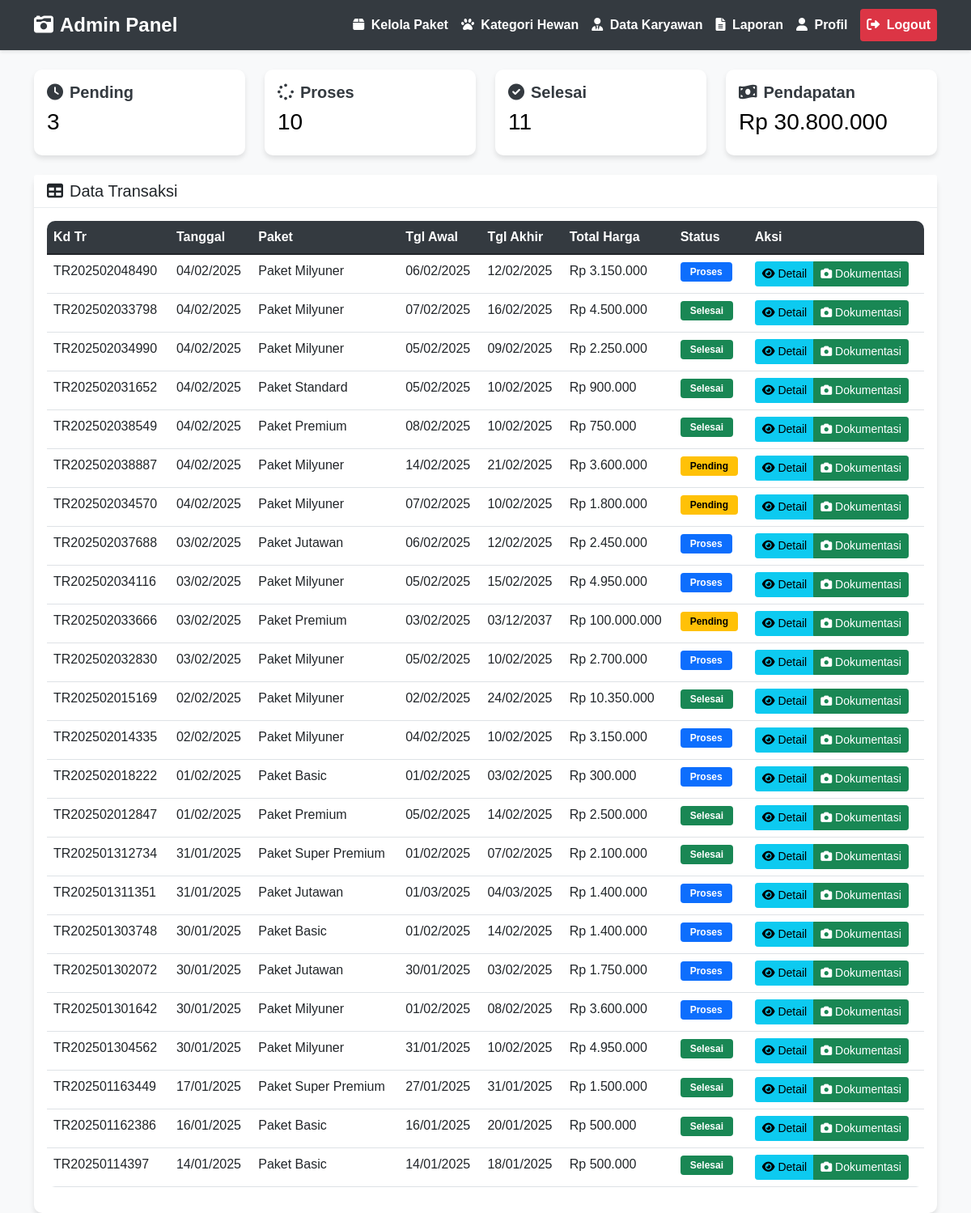
Screenshot of /admin/dashboard.php (signed in) with the database file from the repository.
### tables this page shows
CREATE TABLE `transaksi` (
  `kd_tr` varchar(20) NOT NULL,
  `id_admin` int DEFAULT NULL,
  `id_paket` varchar(10) DEFAULT NULL,
  `id_kategori` int DEFAULT NULL,
  `tgl_transaksi` date NOT NULL,
  `tgl_awal` date NOT NULL,
  `tgl_akhir` date NOT NULL,
  `total_harga` decimal(10,2) NOT NULL,
  `status` enum('pending','proses','selesai','diambil') DEFAULT 'pending',
  `created_at` timestamp NOT NULL DEFAULT CURRENT_TIMESTAMP,
  `id_user` int DEFAULT NULL,
  `id_karyawan` int DEFAULT NULL
);

CREATE TABLE `paket` (
  `id_paket` varchar(10) NOT NULL,
  `nama_paket` varchar(100) NOT NULL,
  `harga` decimal(10,2) NOT NULL,
  `deskripsi` text,
  `created_at` timestamp NOT NULL DEFAULT CURRENT_TIMESTAMP
);

### admin/dashboard.php (the view, shortened to what this page needs)
<?php
require_once '../includes/config.php';
$query = "SELECT t.*, p.nama_paket
          FROM transaksi t
          JOIN paket p ON t.id_paket = p.id_paket
          ORDER BY t.created_at DESC";
$result = mysqli_query($conn, $query);
$query_pendapatan = "SELECT SUM(total_harga) as total FROM transaksi WHERE status = 'selesai'";
$pendapatan = mysqli_fetch_assoc(mysqli_query($conn, $query_pendapatan))['total'] ?? 0;
$query_pending = "SELECT COUNT(*) as total FROM transaksi WHERE status = 'pending'";
$query_proses = "SELECT COUNT(*) as total FROM transaksi WHERE status = 'proses'";
$query_selesai = "SELECT COUNT(*) as total FROM transaksi WHERE status = 'selesai'";
$total_pending = mysqli_fetch_assoc(mysqli_query($conn, $query_pending))['total'];
$total_proses = mysqli_fetch_assoc(mysqli_query($conn, $query_proses))['total'];
$total_selesai = mysqli_fetch_assoc(mysqli_query($conn, $query_selesai))['total'];
?>
<!DOCTYPE html>
<html lang="id">
<head>
    <link href="https://cdn.jsdelivr.net/npm/bootstrap@5.1.3/dist/css/bootstrap.min.css" rel="stylesheet">
    <link rel="stylesheet" href="https://cdnjs.cloudflare.com/ajax/libs/font-awesome/6.0.0/css/all.min.css">
    <link rel="stylesheet" href="../assets/css/admin-style.css">
</head>
<body>
    <nav class="navbar navbar-expand-lg navbar-dark">
        <div class="container">
            <a class="navbar-brand" href="#">
                <i class="fas fa-camera-retro me-2"></i>Admin Panel
            </a>
            <div class="collapse navbar-collapse" id="navbarNav">
                <ul class="navbar-nav ms-auto">
                    <li class="nav-item">
                        <a class="nav-link" href="paket.php">
                            <i class="fas fa-box me-1"></i> Kelola Paket
                        </a>
                    </li>
                    <li class="nav-item">
    <a class="nav-link" href="kategori.php">
        <i class="fas fa-paw me-1"></i> Kategori Hewan
    </a>
</li>
                    <li class="nav-item">
                        <a class="nav-link" href="karyawan.php">
                            <i class="fas fa-user-tie me-1"></i> Data Karyawan
                        </a>
                    </li>
                    <li class="nav-item">
                        <a class="nav-link" href="laporan.php">
                            <i class="fas fa-file-alt me-1"></i> Laporan
                        </a>
                    </li>
                    <li class="nav-item">
                        <a class="nav-link" href="profil.php">
                            <i class="fas fa-user me-1"></i> Profil
                        </a>
                    </li>
                    <li class="nav-item">
                        <a class="nav-link btn btn-danger ms-2" href="logout.php">
                            <i class="fas fa-sign-out-alt me-1"></i> Logout
                        </a>
                    </li>
                </ul>
            </div>
        </div>
    </nav>
    <div class="container mt-4">
        <div class="row mb-4">
            <div class="col-md-3">
                <div class="card stat-card bg-gradient-warning text-black">
                    <div class="card-body">
                        <h5 class="card-title"><i class="fas fa-clock me-2"></i>Pending</h5>
                        <h3><?php echo $total_pending; ?></h3>
                    </div>
                </div>
            </div>
            <div class="col-md-3">
                <div class="card stat-card bg-gradient-primary text-black">
                    <div class="card-body">
                        <h5 class="card-title"><i class="fas fa-spinner me-2"></i>Proses</h5>
                        <h3><?php echo $total_proses; ?></h3>
                    </div>
                </div>
            </div>
            <div class="col-md-3">
                <div class="card stat-card bg-gradient-success text-black">
                    <div class="card-body">
                        <h5 class="card-title"><i class="fas fa-check-circle me-2"></i>Selesai</h5>
                        <h3><?php echo $total_selesai; ?></h3>
                    </div>
                </div>
            </div>
            <div class="col-md-3">
                <div class="card stat-card bg-gradient-info text-black">
                    <div class="card-body">
                        <h5 class="card-title"><i class="fas fa-money-bill-wave me-2"></i>Pendapatan</h5>
                        <h3>Rp <?php echo number_format($pendapatan, 0, ',', '.'); ?></h3>
                    </div>
                </div>
            </div>
        </div>
        <div class="card table-container">
            <div class="card-header bg-white d-flex justify-content-between align-items-center">
                <h5 class="mb-0"><i class="fas fa-table me-2"></i>Data Transaksi</h5>
            </div>
            <div class="card-body">
                <div class="table-responsive">
                    <table class="table table-hover">
                        <thead>
                            <tr>
                                <th>Kd Tr</th>
                                <th>Tanggal</th>
                                <th>Paket</th>
                                <th>Tgl Awal</th>
                                <th>Tgl Akhir</th>
                                <th>Total Harga</th>
                                <th>Status</th>
                                <th>Aksi</th>
                            </tr>
                        </thead>
                        <tbody>
                            <?php while ($row = mysqli_fetch_assoc($result)): ?>
                                <tr>
                                    <td><?php echo $row['kd_tr']; ?></td>
                                    <td><?php echo date('d/m/Y', strtotime($row['tgl_transaksi'])); ?></td>
                                    <td><?php echo $row['nama_paket']; ?></td>
                                    <td><?php echo date('d/m/Y', strtotime($row['tgl_awal'])); ?></td>
                                    <td><?php echo date('d/m/Y', strtotime($row['tgl_akhir'])); ?></td>
                                    <td>Rp <?php echo number_format($row['total_harga'], 0, ',', '.'); ?></td>
                                    <td>
                                        <span class="badge bg-<?php
                                                                echo $row['status'] == 'pending' ? 'warning' : ($row['status'] == 'proses' ? 'primary' : 'success');
                                                                ?>">
                                            <?php echo ucfirst($row['status']); ?>
                                        </span>
                                    </td>
                                    <td>
                                        <div class="btn-group">
                                            <a href="detail_transaksi.php?kd=<?php echo $row['kd_tr']; ?>"
                                                class="btn btn-info btn-sm">
                                                <i class="fas fa-eye"></i> Detail
                                            </a>
                                            <a href="dokumentasi.php?kd=<?php echo $row['kd_tr']; ?>"
                                                class="btn btn-success btn-sm">
                                                <i class="fas fa-camera"></i> Dokumentasi
                                            </a>
                                        </div>
                                    </td>
                                </tr>
                            <?php endwhile; ?>
                        </tbody>
                    </table>
                </div>
            </div>
        </div>
    </div>
</body>
</html>

### assets/css/admin-style.css (style rules this page uses)
body { background-color: #f8f9fa; font-family: 'Nunito', sans-serif; }
.navbar { background-color: #343a40; box-shadow: 0 2px 4px rgba(0, 0, 0, 0.1); }
.navbar-brand { font-weight: 700; font-size: 1.5rem; }
.navbar-brand i { margin-right: 10px; }
.nav-link { font-weight: 600; color: #fff !important; }
.card { border: none; border-radius: 10px; box-shadow: 0 4px 6px rgba(0, 0, 0, 0.1); transition: transform 0.3s ease; }
.card-header { background-color: #fff; border-bottom: 1px solid #e9ecef; font-weight: 700; }
.card-title { font-weight: 700; color: #343a40; }
.table { border-radius: 10px; overflow: hidden; }
.table thead { background-color: #343a40; color: #fff; }
.table th { font-weight: 700; }
.btn-danger { background-color: #dc3545; border: none; font-weight: 600; }
.badge { font-weight: 600; padding: 0.5em 1em; }
.badge.bg-warning { color: #000; }

### rows the page displays
transaksi: kd_tr "TR202502048490", tgl_transaksi "04/02/2025", id_paket.nama_paket "Paket Milyuner", tgl_awal "06/02/2025", tgl_akhir "12/02/2025", total_harga "3.150.000", status "Proses"
transaksi: kd_tr "TR202502033798", tgl_transaksi "04/02/2025", id_paket.nama_paket "Paket Milyuner", tgl_awal "07/02/2025", tgl_akhir "16/02/2025", total_harga "4.500.000", status "Selesai"
transaksi: kd_tr "TR202502034990", tgl_transaksi "04/02/2025", id_paket.nama_paket "Paket Milyuner", tgl_awal "05/02/2025", tgl_akhir "09/02/2025", total_harga "2.250.000", status "Selesai"
transaksi: kd_tr "TR202502031652", tgl_transaksi "04/02/2025", id_paket.nama_paket "Paket Standard", tgl_awal "05/02/2025", tgl_akhir "10/02/2025", total_harga "900.000", status "Selesai"
transaksi: kd_tr "TR202502038549", tgl_transaksi "04/02/2025", id_paket.nama_paket "Paket Premium", tgl_awal "08/02/2025", tgl_akhir "10/02/2025", total_harga "750.000", status "Selesai"
transaksi: kd_tr "TR202502038887", tgl_transaksi "04/02/2025", id_paket.nama_paket "Paket Milyuner", tgl_awal "14/02/2025", tgl_akhir "21/02/2025", total_harga "3.600.000", status "Pending"
transaksi: kd_tr "TR202502034570", tgl_transaksi "04/02/2025", id_paket.nama_paket "Paket Milyuner", tgl_awal "07/02/2025", tgl_akhir "10/02/2025", total_harga "1.800.000", status "Pending"
transaksi: kd_tr "TR202502037688", tgl_transaksi "03/02/2025", id_paket.nama_paket "Paket Jutawan", tgl_awal "06/02/2025", tgl_akhir "12/02/2025", total_harga "2.450.000", status "Proses"
transaksi: kd_tr "TR202502034116", tgl_transaksi "03/02/2025", id_paket.nama_paket "Paket Milyuner", tgl_awal "05/02/2025", tgl_akhir "15/02/2025", total_harga "4.950.000", status "Proses"
transaksi: kd_tr "TR202502033666", tgl_transaksi "03/02/2025", id_paket.nama_paket "Paket Premium", tgl_awal "03/02/2025", tgl_akhir "03/12/2037", total_harga "100.000.000", status "Pending"
transaksi: kd_tr "TR202502032830", tgl_transaksi "03/02/2025", id_paket.nama_paket "Paket Milyuner", tgl_awal "05/02/2025", tgl_akhir "10/02/2025", total_harga "2.700.000", status "Proses"
transaksi: kd_tr "TR202502015169", tgl_transaksi "02/02/2025", id_paket.nama_paket "Paket Milyuner", tgl_awal "02/02/2025", tgl_akhir "24/02/2025", total_harga "10.350.000", status "Selesai"
transaksi: kd_tr "TR202502014335", tgl_transaksi "02/02/2025", id_paket.nama_paket "Paket Milyuner", tgl_awal "04/02/2025", tgl_akhir "10/02/2025", total_harga "3.150.000", status "Proses"
transaksi: kd_tr "TR202502018222", tgl_transaksi "01/02/2025", id_paket.nama_paket "Paket Basic", tgl_awal "01/02/2025", tgl_akhir "03/02/2025", total_harga "300.000", status "Proses"
transaksi: kd_tr "TR202502012847", tgl_transaksi "01/02/2025", id_paket.nama_paket "Paket Premium", tgl_awal "05/02/2025", tgl_akhir "14/02/2025", total_harga "2.500.000", status "Selesai"
transaksi: kd_tr "TR202501312734", tgl_transaksi "31/01/2025", id_paket.nama_paket "Paket Super Premium", tgl_awal "01/02/2025", tgl_akhir "07/02/2025", total_harga "2.100.000", status "Selesai"
transaksi: kd_tr "TR202501311351", tgl_transaksi "31/01/2025", id_paket.nama_paket "Paket Jutawan", tgl_awal "01/03/2025", tgl_akhir "04/03/2025", total_harga "1.400.000", status "Proses"
transaksi: kd_tr "TR202501303748", tgl_transaksi "30/01/2025", id_paket.nama_paket "Paket Basic", tgl_awal "01/02/2025", tgl_akhir "14/02/2025", total_harga "1.400.000", status "Proses"
transaksi: kd_tr "TR202501302072", tgl_transaksi "30/01/2025", id_paket.nama_paket "Paket Jutawan", tgl_awal "30/01/2025", tgl_akhir "03/02/2025", total_harga "1.750.000", status "Proses"
transaksi: kd_tr "TR202501301642", tgl_transaksi "30/01/2025", id_paket.nama_paket "Paket Milyuner", tgl_awal "01/02/2025", tgl_akhir "08/02/2025", total_harga "3.600.000", status "Proses"
transaksi: kd_tr "TR202501304562", tgl_transaksi "30/01/2025", id_paket.nama_paket "Paket Milyuner", tgl_awal "31/01/2025", tgl_akhir "10/02/2025", total_harga "4.950.000", status "Selesai"
transaksi: kd_tr "TR202501163449", tgl_transaksi "17/01/2025", id_paket.nama_paket "Paket Super Premium", tgl_awal "27/01/2025", tgl_akhir "31/01/2025", total_harga "1.500.000", status "Selesai"
transaksi: kd_tr "TR202501162386", tgl_transaksi "16/01/2025", id_paket.nama_paket "Paket Basic", tgl_awal "16/01/2025", tgl_akhir "20/01/2025", total_harga "500.000", status "Selesai"
transaksi: kd_tr "TR20250114397", tgl_transaksi "14/01/2025", id_paket.nama_paket "Paket Basic", tgl_awal "14/01/2025", tgl_akhir "18/01/2025", total_harga "500.000", status "Selesai"

### other values shown
$total_pending "3"
$total_proses "10"
$total_selesai "11"
$pendapatan "30.800.000"
